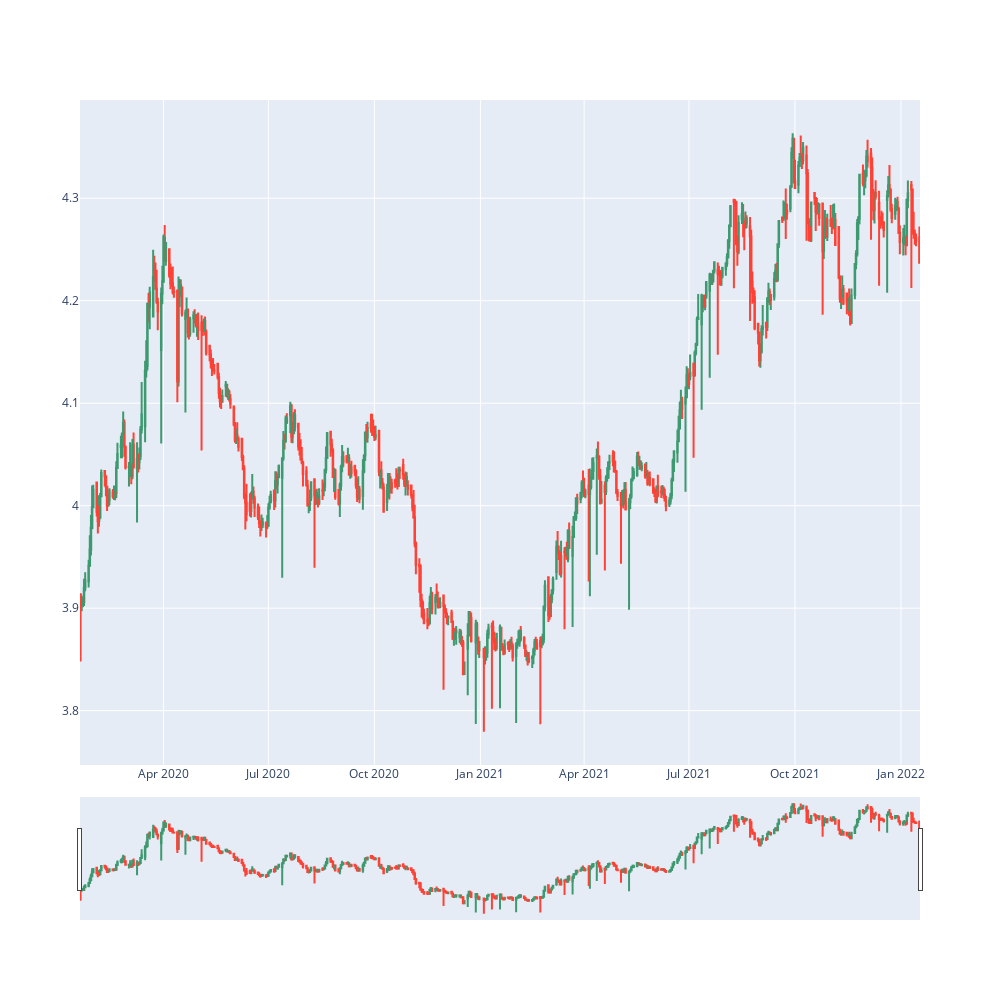

The code cell stored with this chart in its notebook:
### Code cell
data = [go.Candlestick(x=hkd_thb['Time'],
                       open=hkd_thb["Open"],
                       high=hkd_thb['High'],
                       low=hkd_thb['Low'],
                       close=hkd_thb['Last'])]
layout = go.Layout(
    autosize=True,
    width=1000,
    height=1000,
    yaxis= go.layout.YAxis(autorange = True,fixedrange= False, range=[3, 5])
)
fig = go.Figure(data = data, layout = layout)

fig.show()

### Figure 1 — Plotly figure (JSON) as saved in the notebook; plotly's stock layout.template omitted (floating-point values rounded to 4 significant figures; data arrays with more than 128 entries replaced by an {"elided": "..."} marker saying what was removed)
{"data": [{"close": {"elided": "519 float values"}, "high": {"elided": "519 float values"}, "low": {"elided": "519 float values"}, "open": {"elided": "519 float values"}, "type": "candlestick", "x": {"elided": "519 str values"}}], "layout": {"autosize": true, "height": 1000, "width": 1000, "yaxis": {"autorange": true, "fixedrange": false, "range": [3, 5]}}}
